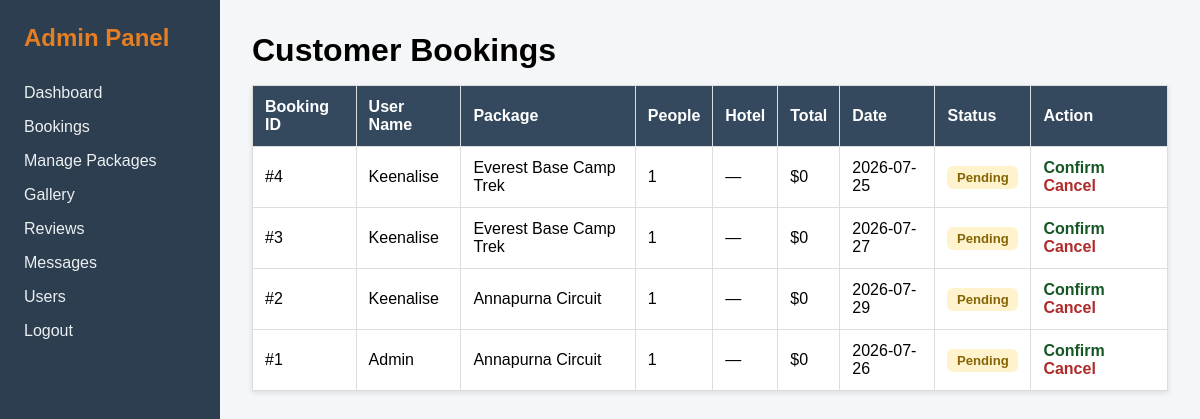
/admin/bookings.php (signed in), run on an earlier commit of the app's database.
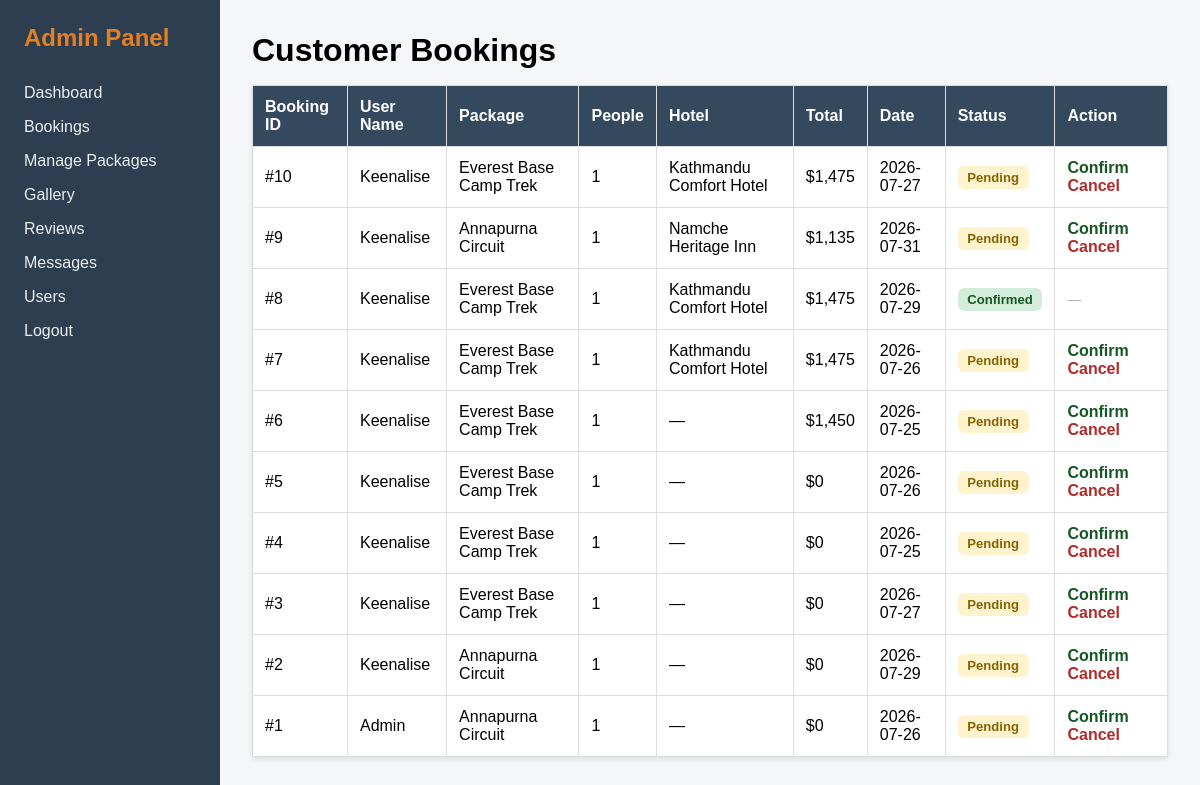
And on a later commit of the database.
### tables this page shows
CREATE TABLE `bookings` (
  `id` int NOT NULL AUTO_INCREMENT,
  `user_id` int NOT NULL,
  `package_name` varchar(150) DEFAULT NULL,
  `num_people` int DEFAULT '1',
  `phone` varchar(30) DEFAULT '',
  `hotel_name` varchar(150) DEFAULT NULL,
  `nights` int DEFAULT '0',
  `accommodation_total` decimal(10,2) DEFAULT '0.00',
  `total_price` decimal(10,2) DEFAULT '0.00',
  `booking_date` date DEFAULT NULL,
  `status` enum('pending','confirmed','cancelled') DEFAULT 'pending',
  PRIMARY KEY (`id`),
  KEY `user_id` (`user_id`),
  CONSTRAINT `bookings_ibfk_1` FOREIGN KEY (`user_id`) REFERENCES `users` (`id`)
);

CREATE TABLE `users` (
  `id` int NOT NULL AUTO_INCREMENT,
  `name` varchar(100) NOT NULL,
  `email` varchar(150) NOT NULL,
  `password` varchar(255) NOT NULL,
  `role` enum('user','admin') DEFAULT 'user',
  `created_at` timestamp NULL DEFAULT CURRENT_TIMESTAMP,
  PRIMARY KEY (`id`),
  UNIQUE KEY `email` (`email`)
);

### admin/bookings.php (the view, shortened to what this page needs)
<?php
include '../includes/connection.php';
$query = "SELECT bookings.id, users.name as user_name, bookings.package_name, bookings.num_people, bookings.hotel_name, bookings.total_price, bookings.booking_date, bookings.status
          FROM bookings
          JOIN users ON bookings.user_id = users.id
          ORDER BY bookings.id DESC";
$result = $conn->query($query);
?>
<!DOCTYPE html>
<html lang="en">
<head>
</head>
<body>
    <div class="admin-layout">
        <aside class="sidebar">
            <h2 style="color: #e67e22; margin-bottom: 2rem;">Admin Panel</h2>
            <ul>
                <li><a href="dashboard.php">Dashboard</a></li>
                <li><a href="bookings.php">Bookings</a></li>
                <li><a href="packages.php">Manage Packages</a></li>
                <li><a href="gallery.php">Gallery</a></li>
                <li><a href="reviews.php">Reviews</a></li>
                <li><a href="messages.php">Messages</a></li>
                <li><a href="users.php">Users</a></li>
                <li><a href="logout.php">Logout</a></li>
            </ul>
        </aside>
        <main class="main-content">
            <h1>Customer Bookings</h1>
            <table>
                <thead>
                    <tr>
                        <th>Booking ID</th>
                        <th>User Name</th>
                        <th>Package</th>
                        <th>People</th>
                        <th>Hotel</th>
                        <th>Total</th>
                        <th>Date</th>
                        <th>Status</th>
                        <th>Action</th>
                    </tr>
                </thead>
                <tbody>
                    <?php if ($result && $result->num_rows > 0): ?>
                        <?php while($row = $result->fetch_assoc()): ?>
                            <tr>
                                <td>#<?php echo $row['id']; ?></td>
                                <td><?php echo htmlspecialchars($row['user_name']); ?></td>
                                <td><?php echo htmlspecialchars($row['package_name']); ?></td>
                                <td><?php echo (int) $row['num_people']; ?></td>
                                <td><?php echo $row['hotel_name'] ? htmlspecialchars($row['hotel_name']) : '—'; ?></td>
                                <td>$<?php echo number_format($row['total_price'], 0); ?></td>
                                <td><?php echo $row['booking_date']; ?></td>
                                <td>
                                    <span style="padding:0.25rem 0.6rem; border-radius:6px; font-size:0.82rem; font-weight:600;
                                        background:<?php echo $row['status'] === 'confirmed' ? '#d4edda' : ($row['status'] === 'cancelled' ? '#fde8e8' : '#fff3cd'); ?>;
                                        color:<?php echo $row['status'] === 'confirmed' ? '#155724' : ($row['status'] === 'cancelled' ? '#b02a2a' : '#856404'); ?>;">
                                        <?php echo ucfirst($row['status']); ?>
                                    </span>
                                </td>
                                <td>
                                    <?php if ($row['status'] === 'pending'): ?>
                                        <a href="bookings.php?action=confirm&id=<?php echo $row['id']; ?>" style="color:#155724; text-decoration:none; font-weight:600; margin-right:0.6rem;" onclick="return confirm('Confirm this booking?');">Confirm</a>
                                        <a href="bookings.php?action=cancel&id=<?php echo $row['id']; ?>" style="color:#b02a2a; text-decoration:none; font-weight:600;" onclick="return confirm('Cancel this booking?');">Cancel</a>
                                    <?php else: ?>
                                        <span style="color:#aaa; font-size:0.85rem;">—</span>
                                    <?php endif; ?>
                                </td>
                            </tr>
                        <?php endwhile; ?>
                    <?php else: ?>
                        <tr>
                            <td colspan="9">No bookings found.</td>
                        </tr>
                    <?php endif; ?>
                </tbody>
            </table>
        </main>
    </div>
</body>
</html>

What changed in the data, as far as the page shows it:
added bookings: id "10", user.name "Keenalise", package_name "Everest Base Camp Trek", num_people "1", hotel_name "Kathmandu Comfort Hotel", total_price "1,475", booking_date "2026-07-27", status "Pending"
added bookings: id "9", user.name "Keenalise", package_name "Annapurna Circuit", num_people "1", hotel_name "Namche Heritage Inn", total_price "1,135", booking_date "2026-07-31", status "Pending"
added bookings: id "8", user.name "Keenalise", package_name "Everest Base Camp Trek", num_people "1", hotel_name "Kathmandu Comfort Hotel", total_price "1,475", booking_date "2026-07-29", status "Confirmed"
added bookings: id "7", user.name "Keenalise", package_name "Everest Base Camp Trek", num_people "1", hotel_name "Kathmandu Comfort Hotel", total_price "1,475", booking_date "2026-07-26", status "Pending"
added bookings: id "6", user.name "Keenalise", package_name "Everest Base Camp Trek", num_people "1", total_price "1,450", booking_date "2026-07-25", status "Pending"
added bookings: id "5", user.name "Keenalise", package_name "Everest Base Camp Trek", num_people "1", total_price "0", booking_date "2026-07-26", status "Pending"
